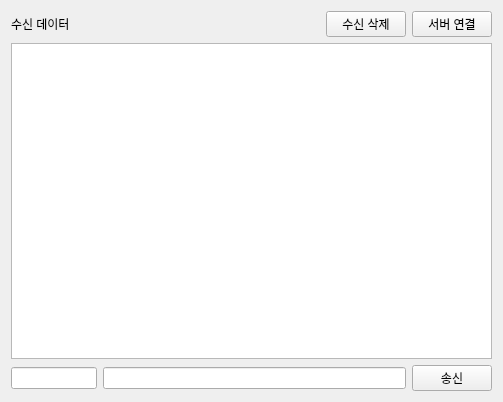
<?xml version="1.0" encoding="UTF-8"?>
<ui version="4.0">
 <class>Tab2SocketClient</class>
 <widget class="QWidget" name="Tab2SocketClient">
  <property name="geometry">
   <rect>
    <x>0</x>
    <y>0</y>
    <width>503</width>
    <height>402</height>
   </rect>
  </property>
  <property name="windowTitle">
   <string>Form</string>
  </property>
  <layout class="QVBoxLayout" name="verticalLayout_2">
   <item>
    <layout class="QVBoxLayout" name="verticalLayout">
     <item>
      <layout class="QHBoxLayout" name="horizontalLayout">
       <item>
        <widget class="QLabel" name="label">
         <property name="text">
          <string>수신 데이터</string>
         </property>
        </widget>
       </item>
       <item>
        <spacer name="horizontalSpacer">
         <property name="orientation">
          <enum>Qt::Orientation::Horizontal</enum>
         </property>
         <property name="sizeHint" stdset="0">
          <size>
           <width>40</width>
           <height>20</height>
          </size>
         </property>
        </spacer>
       </item>
       <item>
        <widget class="QPushButton" name="pPBRecvDataClear">
         <property name="text">
          <string>수신 삭제</string>
         </property>
        </widget>
       </item>
       <item>
        <widget class="QPushButton" name="pPBServerConnect">
         <property name="text">
          <string>서버 연결</string>
         </property>
         <property name="checkable">
          <bool>true</bool>
         </property>
        </widget>
       </item>
      </layout>
     </item>
     <item>
      <layout class="QHBoxLayout" name="horizontalLayout_2">
       <item>
        <widget class="QTextEdit" name="pTERecvData"/>
       </item>
      </layout>
     </item>
     <item>
      <layout class="QHBoxLayout" name="horizontalLayout_3" stretch="2,7,1">
       <item>
        <widget class="QLineEdit" name="pLERecvId"/>
       </item>
       <item>
        <widget class="QLineEdit" name="pLESendMsg"/>
       </item>
       <item>
        <widget class="QPushButton" name="pPBSend">
         <property name="text">
          <string>송신</string>
         </property>
        </widget>
       </item>
      </layout>
     </item>
    </layout>
   </item>
  </layout>
 </widget>
 <resources/>
 <connections>
  <connection>
   <sender>pPBRecvDataClear</sender>
   <signal>clicked()</signal>
   <receiver>pTERecvData</receiver>
   <slot>clear()</slot>
   <hints>
    <hint type="sourcelabel">
     <x>370</x>
     <y>33</y>
    </hint>
    <hint type="destinationlabel">
     <x>371</x>
     <y>114</y>
    </hint>
   </hints>
  </connection>
  <connection>
   <sender>pLESendMsg</sender>
   <signal>returnPressed()</signal>
   <receiver>pPBSend</receiver>
   <slot>click()</slot>
   <hints>
    <hint type="sourcelabel">
     <x>308</x>
     <y>370</y>
    </hint>
    <hint type="destinationlabel">
     <x>448</x>
     <y>375</y>
    </hint>
   </hints>
  </connection>
 </connections>
</ui>
